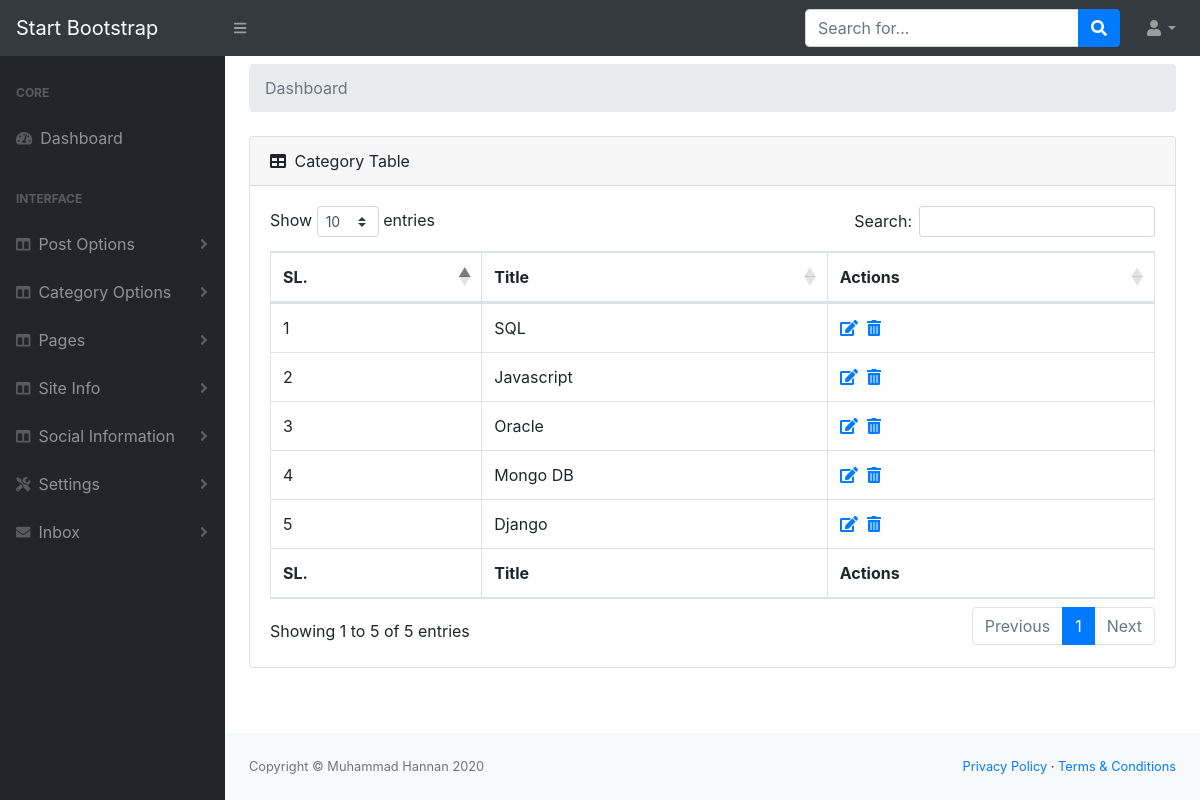
Screenshot of /sadmin/cat_list.php (signed in) with the database file from the repository.
### tables this page shows
CREATE TABLE `tbl_category` (
	  `id` int(11) NOT NULL,
	  `name` varchar(100) NOT NULL
	);

### lib/Database.php (called while the page is built, shortened)
<?php
Class Database{
	public $host   = DB_HOST;
	public $user   = DB_USER;
	public $pass   = DB_PASS;
	public $dbname = DB_NAME;
	public $link;
	private function connectDB(){
	$this->link = new mysqli($this->host, $this->user, $this->pass, $this->dbname);
 }
	public function select($query){
		$result = $this->link->query($query) or die($this->link->error.__LINE__);
		if($result->num_rows > 0){
			return $result;
		} else {
			return false;
		}
	}
 }

### sadmin/cat_list.php (the view, shortened to what this page needs)
<?php
include './inc/header.php';
include './inc/sidebar.php';
?>
<div id="layoutSidenav_content">
                <main>
                    <div class="container-fluid mt-2">
                        <ol class="breadcrumb mb-4">
                            <li class="breadcrumb-item active">Dashboard</li>
                        </ol>
<div class="card mb-4">
                            <div class="card-header">
                                <i class="fas fa-table mr-1"></i>
                                Category Table
                            </div>
                            <div class="card-body">
                                <div class="table-responsive">
                                    <table class="table table-bordered" id="dataTable" width="100%" cellspacing="0">
                                        <thead>
                                            <tr>
                                               <th>SL.</th>
                                                <th>Title</th>
                                                <th>Actions</th>
                                            </tr>
                                        </thead>
                                        <tfoot>
                                            <tr>
                                                 <th>SL.</th>
                                                <th>Title</th>
                                                <th>Actions</th>
                                            </tr>
                                        </tfoot>
                                        <tbody><?php
$query = "SELECT * from tbl_category ORDER BY id";
$category = $db->select($query);
if ($category)
{
    $i = 0;
    while ($result = $category->fetch_assoc())
    {
        $i++;
?>
                                            <tr>
                                                <td><?php echo $i; ?></td>
						<td><?php echo $result['name']; ?></td>
                                                <td>
                                                    <a href="cat_update.php?cat_id=<?php echo $result['id']; ?>"><i class="fas fa-edit"></i></a>&nbsp;
                                                    <a href="?cat_delete_id=<?php echo $result['id']; ?>" onclick="return confirm('Are you sure want to delete this item?')"><i class="fas fa-trash-alt"></i></a>
                                                </td>
                                            </tr>
                                            <?php
    }
} ?>
                                        </tbody>
                                    </table>
                                </div>
                            </div>
                        </div>
                    </div>
                </main>
<?php include './inc/footer.php'; ?>

### rows the page displays
tbl_category: name "SQL"
tbl_category: name "Javascript"
tbl_category: name "Oracle"
tbl_category: name "Mongo DB"
tbl_category: name "Django"
